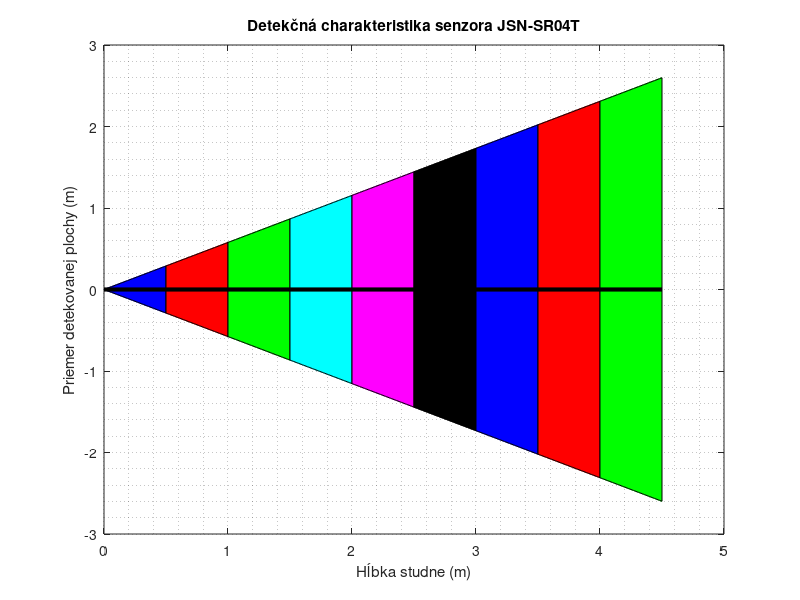

MATLAB code to generate this figure:
close all;
clear all;
half_angle = 30; %%60° detection angle / 2
Radians = deg2rad( half_angle );
Radians2 = -1*(Radians);
hlbka1 = 0:0.01:0.5;
hlbka2 = 0.5:0.01:1;
hlbka3 = 1:0.01:1.5;
hlbka4 = 1.5:0.01:2;
hlbka5 = 2:0.01:2.5;
hlbka6 = 2.5:0.01:3;
hlbka7 = 3:0.01:3.5;
hlbka8 = 3.5:0.01:4;
hlbka9 = 4:0.01:4.5;
priemer1 = hlbka1*tan(Radians)
priemer2 = hlbka1*tan(Radians2)
priemer3 = hlbka2*tan(Radians)
priemer4 = hlbka2*tan(Radians2)
priemer5 = hlbka3*tan(Radians)
priemer6 = hlbka3*tan(Radians2)

priemer7 = hlbka4*tan(Radians)
priemer8 = hlbka4*tan(Radians2)

priemer9 = hlbka5*tan(Radians)
priemer10 = hlbka5*tan(Radians2)

priemer11 = hlbka6*tan(Radians)
priemer12 = hlbka6*tan(Radians2)

priemer13 = hlbka7*tan(Radians)
priemer14 = hlbka7*tan(Radians2)

priemer15 = hlbka8*tan(Radians)
priemer16 = hlbka8*tan(Radians2)

priemer17 = hlbka9*tan(Radians)
priemer18 = hlbka9*tan(Radians2)
plot (hlbka1, priemer1, '-b')
hold on 
plot (hlbka1, priemer2, '-b')
hold on 
plot (hlbka2, priemer3, '-r')
hold on 
plot (hlbka2, priemer4, '-r')
hold on 
plot (hlbka3, priemer5, '-g')
hold on 
plot (hlbka3, priemer6, '-g')
hold on 
plot (hlbka4, priemer7, '-c')
hold on 
plot (hlbka4, priemer8, '-c')
hold on 
plot (hlbka5, priemer9, '-m')
hold on 
plot (hlbka5, priemer10, '-m')
hold on 
plot (hlbka6, priemer11, '-k')
hold on 
plot (hlbka6, priemer12, '-k')
hold on 
plot (hlbka7, priemer13, '-b')
hold on 
plot (hlbka7, priemer14, '-b')
hold on 
plot (hlbka8, priemer15, '-r')
hold on 
plot (hlbka8, priemer16, '-r')
hold on 
plot (hlbka9, priemer17, '-g')
hold on 
plot (hlbka9, priemer18, '-g')
patch([hlbka1 fliplr(hlbka1)], [priemer1 fliplr(priemer2)], 'b')
patch([hlbka2 fliplr(hlbka2)], [priemer3 fliplr(priemer4)], 'r')
patch([hlbka3 fliplr(hlbka3)], [priemer5 fliplr(priemer6)], 'g')
patch([hlbka4 fliplr(hlbka4)], [priemer7 fliplr(priemer8)], 'c')
patch([hlbka5 fliplr(hlbka5)], [priemer9 fliplr(priemer10)], 'm')
patch([hlbka6 fliplr(hlbka6)], [priemer11 fliplr(priemer12)], 'k')
patch([hlbka7 fliplr(hlbka7)], [priemer13 fliplr(priemer14)], 'b')
patch([hlbka8 fliplr(hlbka8)], [priemer15 fliplr(priemer16)], 'r')
patch([hlbka9 fliplr(hlbka9)], [priemer17 fliplr(priemer18)], 'g')
hold on
plot ([0,4.5], [0,0], '-k', 'LineWidth',3)
title('Detekčná charakteristika senzora JSN-SR04T')
grid minor
xlabel('Hĺbka studne (m)') 
ylabel('Priemer detekovanej plochy (m)') 
